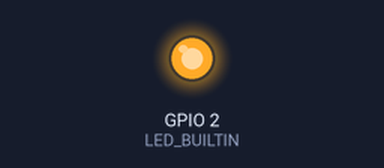
Simulated run of this sketch. Board: ESP8266 (NodeMCU). Parts: output pins drawn as LEDs (lit = HIGH, except the on-board LED, lit = LOW). WiFi joins after 1.5 s; servers stay silent unless stated; a WiFi scan finds three made-up networks; uploads are accepted with an empty reply; not simulated (calls return 0 or success): WifiConnect.h; what the sketch prints to the serial monitor is not drawn.

Above: at 8.5 s.
Timing chart, 0 to 18.2 s (numbered marks = the images above):
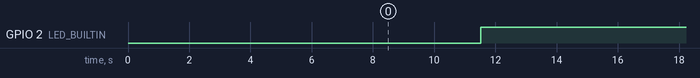

The sketch:

wifi.ino
```cpp
#include <ESP8266WiFi.h>
#include <WifiConnect.h>


// Connects to the specified wifi SSID, or if unable to connnect, starts the
// wifi in access-point mode.  A wifi device cn then connect to the ESP8266
// using the hard coded SSID defined in the AP section.


bool WiFiConnected = false;
bool WiFiAPMode = false;


// -----------------------------------------------------------------------------
// -----------------------------------------------------------------< setup >---
// -----------------------------------------------------------------------------
//
// PURPOSE:     Called only once when the sketch starts, to initialize global
//              variables, pin modes, start using libraries, etc.
//
// PARAMETERS:  None
//
// RETURNS:     void
//
// NOTES:
//
// HISTORY:
// --------- ------ ------------------------------------------------------------
// 13Oct2018 DSV    Initial development.
//
// -----------------------------------------------------------------------------

void setup()
{
  const char* ssid      = GetWifiSSID();
  const char* password  = GetWifiPW();
#if 0
  const char* ssid      = "OurHouse24xxx";
  const char* password  = "USS Cape Cod AD-43";
#endif
  uint16_t    Tries;

  // Configure the onboard LED pin for output.
  pinMode ( LED_BUILTIN, OUTPUT );

  // Initialize serial output and wait for it to complete intialization.
  Serial.begin ( 115200 );
  Tries = 0;
  while ( !Serial && Tries < 25 )
  {
    Tries++;
    delay ( 100 );
  }

  ScanWifi();

  // Connect to the WiFi network
  Serial.println();
  Serial.println ( "Connecting to " + (String) ssid );

  WiFi.mode ( WIFI_STA );
  WiFi.begin ( ssid, password );

  WiFiConnected = ( WiFi.status() == WL_CONNECTED ) ? true : false;
  for ( Tries = 0; Tries < 25 && WiFiConnected != true; Tries++ )
  {
    delay ( 500 );
    WiFiConnected = ( WiFi.status() == WL_CONNECTED ) ? true : false;
  }

  if ( WiFiConnected == true )
  {
    Serial.print   ( "WiFi connected to: " );
    Serial.println ( WiFi.localIP() );
    Serial.print   ( "Netmask: " );
    Serial.println ( WiFi.subnetMask() );
    Serial.print   ( "Gateway: " );
    Serial.println ( WiFi.gatewayIP() );
    Serial.println ();

    delay ( 2000 );
  }

  else
  {
    IPAddress LocalIP ( 192, 168, 9, 11 );
    IPAddress Gateway ( 192, 168, 0, 62 );
    IPAddress Subnet ( 255, 255, 255, 0 );

    Serial.println ( "ERROR: Wifi failed to start" );
    Serial.println ( "Starting wifi soft access point" );

    WiFi.softAPConfig ( LocalIP, Gateway, Subnet );

    WiFiAPMode = WiFi.softAP ( "ESPsoftAP_01" );
    if ( WiFiAPMode == true )
    {
      Serial.print   ( "Soft-AP IP address: ");
      Serial.println ( WiFi.softAPIP() );
      Serial.println ( "Wifi AP mode ready for connections" );
    }

    else
    {
      Serial.println ( "Wifi AP mode failed to start!" );
    }
  }
}

// ----------------------------------------------------------------< /setup >---


int value = 0;


// -----------------------------------------------------------------------------
// ------------------------------------------------------------------< loop >---
// -----------------------------------------------------------------------------
//
// PURPOSE:     Called repeatedly to respond to inputs, update variables, and
//              generate outputs as desired.
//
// PARAMETERS:  None
//
// RETURNS:     void
//
// NOTES:
//
// HISTORY:
// --------- ------ ------------------------------------------------------------
// 13Oct2018 DSV    Initial development.
//
// -----------------------------------------------------------------------------

void loop()
{
  delay ( 5000 );
  value++;

  digitalWrite ( LED_BUILTIN, LOW );
  delay ( 1000 );
  digitalWrite ( LED_BUILTIN, HIGH );

  if ( WiFiConnected == true )
  {
    const char* host = GetWifiWebHost();

    Serial.printf ( "--- %d -------------------------------- \n\n", value );
    ScanWifi();
    Serial.printf ( "\n" );

    Serial.print ( "Connecting to " );
    Serial.println ( host );

    // Use WiFiClient class to create TCP connections
    WiFiClient client;
    const int httpPort = 80;
    if ( !client.connect ( host, httpPort ) )
    {
      Serial.println ( "connection failed" );
      return;
    }

    // We now create a URI for the request
    String url = "/servertime.php";
    Serial.print ( "Requesting URL: " );
    Serial.println ( url );

    // This will send the request to the server
    client.print ( String("GET ") + url + " HTTP/1.1\r\n" +
                   "Host: " + host + "\r\n" +
                   "Connection: close\r\n\r\n");
    delay ( 500 );

    // Read all the lines of the reply from server and print them to Serial
    while ( client.available() )
    {
      String line = client.readStringUntil ( '\r' );
      Serial.print ( line );
    }

    Serial.printf ( "\n" );
    Serial.printf ( "Closing connection \n" );
    Serial.printf ( "---------------------------------------- \n\n" );
  }

  else if ( WiFiAPMode == true )
  {
    Serial.printf ( "Stations connected = %d \n", WiFi.softAPgetStationNum() );
    delay ( 3000 );
  }
}

// -----------------------------------------------------------------< /loop >---


// -----------------------------------------------------------------------------
// --------------------------------------------------------------< ScanWifi >---
// -----------------------------------------------------------------------------
//
// PURPOSE:     Scan Wifi for available networks and send report on those found
//              to the serial port.
//
// PARAMETERS:  None
//
// RETURNS:     void
//
// NOTES:
//
// HISTORY:
// --------- ------ ------------------------------------------------------------
// 13Oct2018 DSV    Initial development.
//
// -----------------------------------------------------------------------------

void ScanWifi ()
{
  int NetCount = WiFi.scanNetworks();
  if ( NetCount == 0 )
  {
    Serial.println ( "No wifi networks found" );
  }

  else
  {
    Serial.println ( "Wifi networks found: " + (String) NetCount );

    for ( int i = 0; i < NetCount; i++ )
    {
      // Report the SSID and type of encryption used.
      uint8_t EncryptType = WiFi.encryptionType( i );
      Serial.println ( (String) i
                       + ") SSID = "
                       + (String) WiFi.SSID(i)
                       + "  Encryption Type = "
                       + (String) EncryptType
                       + ( ( EncryptType == 2 ) ? " (WPA)"  :
                           ( EncryptType == 4 ) ? " (WPA2)" :
                           ( EncryptType == 5 ) ? " (WEP)"  :
                           ( EncryptType == 7 ) ? " (NONE)" :
                           ( EncryptType == 8 ) ? " (AUTO)" :
                           " (UNKNOWN)" )
                     );
    }
  }
}

// -------------------------------------------------------------< /ScanWifi >---
```

Measured:
- by itself, GPIO 2 (LED_BUILTIN): alternates HIGH for 8.8 s and LOW for 1.0 s
